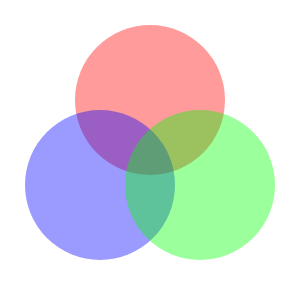
Frame 1 (no input)
Frame 60 (no input): identical to frame 1, image omitted
Frame 120 (the mouse pressed at the canvas centre since frame 60): identical to frame 1, image omitted

The p5.js sketch that drew this single still picture (run headless with seeded random() and noise() and a simulated clock; from frame 60 on, the mouse is pressed at the canvas centre):

// p5.js sketch
// ── sketch.js
function setup() {
  createCanvas(300, 300);
}

function draw() {

  background(255,255,255);
  noStroke();

  fill(255,0,0,100);
  circle(150,100,150);

  fill(0,0,255,100)
  circle(100,185,150);

  fill(0,255,0,100)
  circle(200,185,150);
}
